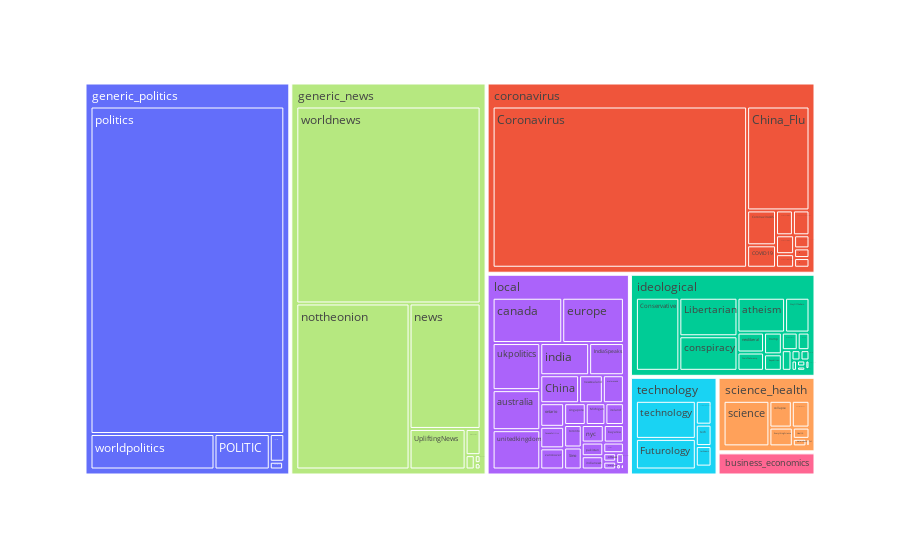

Notebook code for this chart:
### Code cell
fig_subr_treemap = px.treemap(filtered_df_agg, 
                      path=['subreddit_cat', 'subreddit'], 
                      values='ISFLAG',
                      color='subreddit_cat')
fig_subr_treemap.show()

### Figure 1 — Plotly figure (JSON) as saved in the notebook; plotly's stock layout.template omitted (floating-point values rounded to 4 significant figures)
{"data": [{"branchvalues": "total", "customdata": [["generic_politics"], ["coronavirus"], ["coronavirus"], ["coronavirus"], ["coronavirus"], ["coronavirus"], ["coronavirus"], ["coronavirus"], ["coronavirus"], ["coronavirus"], ["ideological"], ["coronavirus"], ["local"], ["local"], ["ideological"], ["science_health"], ["technology"], ["science_health"], ["business_economics"], ["ideological"], ["coronavirus"], ["ideological"], ["generic_news"], ["local"], ["ideological"], ["ideological"], ["local"], ["local"], ["technology"], ["ideological"], ["local"], ["ideological"], ["business_economics"], ["science_health"], ["ideological"], ["local"], ["generic_news"], ["local"], ["ideological"], ["ideological"], ["technology"], ["local"], ["ideological"], ["generic_politics"], ["generic_news"], ["ideological"], ["generic_politics"], ["local"], ["generic_news"], ["local"], ["generic_news"], ["local"], ["generic_politics"], ["local"], ["local"], ["technology"], ["science_health"], ["local"], ["local"], ["local"], ["ideological"], ["local"], ["local"], ["ideological"], ["business_economics"], ["science_health"], ["ideological"], ["local"], ["science_health"], ["science_health"], ["local"], ["local"], ["generic_news"], ["local"], ["local"], ["ideological"], ["ideological"], ["technology"], ["technology"], ["technology"], ["local"], ["ideological"], ["local"], ["generic_politics"], ["generic_news"], ["local"], ["local"], ["generic_news"], ["generic_politics"], ["business_economics"], ["coronavirus"], ["generic_news"], ["generic_politics"], ["ideological"], ["local"], ["science_health"], ["technology"]], "domain": {"x": [0, 1], "y": [0, 1]}, "hovertemplate": "subreddit_cat=%{customdata[0]}<br>labels=%{label}<br>ISFLAG=%{value}<br>parent=%{parent}<br>id=%{id}<extra></extra>", "ids": ["generic_politics/AmericanPolitics", "coronavirus/COVID19", "coronavirus/CanadaCoronavirus", "coronavirus/CoronavirusUK", "coronavirus/CoronavirusRecession", "coronavirus/CoronavirusDownunder", "coronavirus/CoronavirusCA", "coronavirus/Coronavirus", "coronavirus/CoronaVirus_2019_nCoV", "coronavirus/CoronaVirusTX", "ideological/Conservative", "coronavirus/China_Flu", "local/China", "local/CanadaPolitics", "ideological/Impeach_Trump", "science_health/Health", "technology/Futurology", "science_health/EverythingScience", "business_economics/Economics", "ideological/DrainTheSwamp", "coronavirus/CoronavirusUS", "ideological/EnoughTrumpSpam", "generic_news/NewsOfTheStupid", "local/IndiaSpeaks", "ideological/LateStageCapitalism", "ideological/Libertarian", "local/LosAngeles", "local/Michigan", "technology/apple", "ideological/atheism", "local/australia", "ideological/WayOfTheBern", "business_economics/business", "science_health/collapse", "ideological/conservatives", "local/bayarea", "generic_news/UpliftingNews", "local/canada", "ideological/The_Mueller", "ideological/TheNewRight", "technology/TechNewsToday", "local/Sino", "ideological/Republican", "generic_politics/PoliticalVideo", "generic_news/USNEWS", "ideological/POTUSWatch", "generic_politics/POLITIC", "local/newjersey", "generic_news/news", "local/newzealand", "generic_news/nottheonion", "local/nyc", "generic_politics/politics", "local/ottawa", "local/pakistan", "technology/microsoft", "science_health/science", "local/singapore", "local/ontario", "local/metacanada", "ideological/neoliberal", "local/japan", "local/maryland", "ideological/conspiracy", "business_economics/economy", "science_health/environment", "ideological/esist", "local/europe", "science_health/dataisbeautiful", "science_health/healthcare", "local/india", "local/indianews", "generic_news/inthenews", "local/ireland", "local/florida", "ideological/skeptic", "ideological/socialism", "technology/tech", "technology/technews", "technology/technology", "local/toronto", "ideological/trump", "local/vancouver", "generic_politics/uspolitics", "generic_news/worldnews", "local/unitedkingdom", "local/ukpolitics", "generic_news/usanews", "generic_politics/worldpolitics", "business_economics", "coronavirus", "generic_news", "generic_politics", "ideological", "local", "science_health", "technology"], "labels": ["AmericanPolitics", "COVID19", "CanadaCoronavirus", "CoronavirusUK", "CoronavirusRecession", "CoronavirusDownunder", "CoronavirusCA", "Coronavirus", "CoronaVirus_2019_nCoV", "CoronaVirusTX", "Conservative", "China_Flu", "China", "CanadaPolitics", "Impeach_Trump", "Health", "Futurology", "EverythingScience", "Economics", "DrainTheSwamp", "CoronavirusUS", "EnoughTrumpSpam", "NewsOfTheStupid", "IndiaSpeaks", "LateStageCapitalism", "Libertarian", "LosAngeles", "Michigan", "apple", "atheism", "australia", "WayOfTheBern", "business", "collapse", "conservatives", "bayarea", "UpliftingNews", "canada", "The_Mueller", "TheNewRight", "TechNewsToday", "Sino", "Republican", "PoliticalVideo", "USNEWS", "POTUSWatch", "POLITIC", "newjersey", "news", "newzealand", "nottheonion", "nyc", "politics", "ottawa", "pakistan", "microsoft", "science", "singapore", "ontario", "metacanada", "neoliberal", "japan", "maryland", "conspiracy", "economy", "environment", "esist", "europe", "dataisbeautiful", "healthcare", "india", "indianews", "inthenews", "ireland", "florida", "skeptic", "socialism", "tech", "technews", "technology", "toronto", "trump", "vancouver", "uspolitics", "worldnews", "unitedkingdom", "ukpolitics", "usanews", "worldpolitics", "business_economics", "coronavirus", "generic_news", "generic_politics", "ideological", "local", "science_health", "technology"], "marker": {"colors": ["#636efa", "#EF553B", "#EF553B", "#EF553B", "#EF553B", "#EF553B", "#EF553B", "#EF553B", "#EF553B", "#EF553B", "#00cc96", "#EF553B", "#ab63fa", "#ab63fa", "#00cc96", "#FFA15A", "#19d3f3", "#FFA15A", "#FF6692", "#00cc96", "#EF553B", "#00cc96", "#B6E880", "#ab63fa", "#00cc96", "#00cc96", "#ab63fa", "#ab63fa", "#19d3f3", "#00cc96", "#ab63fa", "#00cc96", "#FF6692", "#FFA15A", "#00cc96", "#ab63fa", "#B6E880", "#ab63fa", "#00cc96", "#00cc96", "#19d3f3", "#ab63fa", "#00cc96", "#636efa", "#B6E880", "#00cc96", "#636efa", "#ab63fa", "#B6E880", "#ab63fa", "#B6E880", "#ab63fa", "#636efa", "#ab63fa", "#ab63fa", "#19d3f3", "#FFA15A", "#ab63fa", "#ab63fa", "#ab63fa", "#00cc96", "#ab63fa", "#ab63fa", "#00cc96", "#FF6692", "#FFA15A", "#00cc96", "#ab63fa", "#FFA15A", "#FFA15A", "#ab63fa", "#ab63fa", "#B6E880", "#ab63fa", "#ab63fa", "#00cc96", "#00cc96", "#19d3f3", "#19d3f3", "#19d3f3", "#ab63fa", "#00cc96", "#ab63fa", "#636efa", "#B6E880", "#ab63fa", "#ab63fa", "#B6E880", "#636efa", "#FF6692", "#EF553B", "#B6E880", "#636efa", "#00cc96", "#ab63fa", "#FFA15A", "#19d3f3"]}, "name": "", "parents": ["generic_politics", "coronavirus", "coronavirus", "coronavirus", "coronavirus", "coronavirus", "coronavirus", "coronavirus", "coronavirus", "coronavirus", "ideological", "coronavirus", "local", "local", "ideological", "science_health", "technology", "science_health", "business_economics", "ideological", "coronavirus", "ideological", "generic_news", "local", "ideological", "ideological", "local", "local", "technology", "ideological", "local", "ideological", "business_economics", "science_health", "ideological", "local", "generic_news", "local", "ideological", "ideological", "technology", "local", "ideological", "generic_politics", "generic_news", "ideological", "generic_politics", "local", "generic_news", "local", "generic_news", "local", "generic_politics", "local", "local", "technology", "science_health", "local", "local", "local", "ideological", "local", "local", "ideological", "business_economics", "science_health", "ideological", "local", "science_health", "science_health", "local", "local", "generic_news", "local", "local", "ideological", "ideological", "technology", "technology", "technology", "local", "ideological", "local", "generic_politics", "generic_news", "local", "local", "generic_news", "generic_politics", "", "", "", "", "", "", "", ""], "type": "treemap", "values": [11, 74, 47, 48, 28, 23, 39, 4684, 17, 17, 444, 740, 129, 61, 5, 33, 283, 77, 114, 68, 115, 7, 4, 133, 13, 313, 10, 51, 6, 232, 227, 119, 24, 105, 39, 42, 243, 375, 28, 8, 58, 46, 41, 1, 14, 13, 209, 3, 953, 79, 2010, 46, 6767, 13, 35, 1, 366, 56, 67, 70, 74, 2, 12, 281, 72, 83, 5, 332, 18, 4, 187, 34, 42, 48, 26, 29, 1, 52, 50, 352, 47, 54, 60, 43, 3881, 223, 267, 5, 469, 210, 5832, 7152, 7500, 1774, 2681, 686, 802]}], "layout": {"legend": {"tracegroupgap": 0}, "margin": {"t": 60}}}
